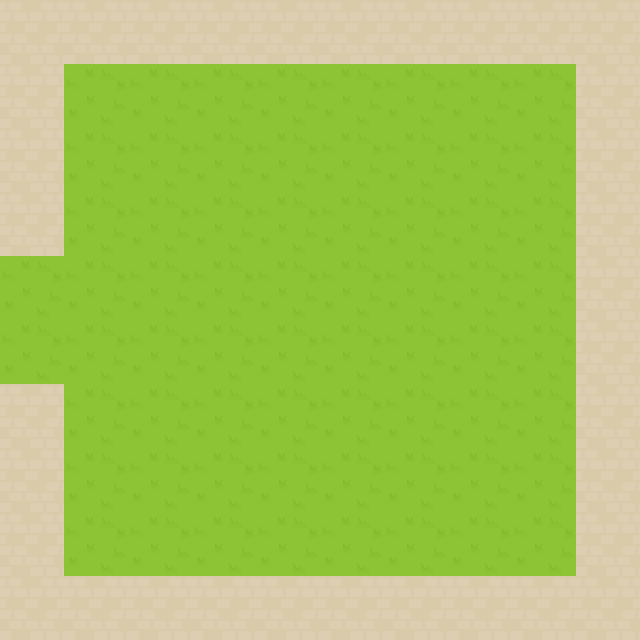

This game map was drawn from its Tiled (.tmx) file and the tilesets committed beside it. A one-line description and the trimmed map source follow:
An orthogonal 10x10 tile map with 64x64 px tiles, 1 tile layer (Background) and 7 objects (SpawnPoint, Portal).

<map version="1.0" orientation="orthogonal" renderorder="right-down" width="10" height="10" tilewidth="64" tileheight="64" nextobjectid="13">
 <properties>
  <property name="ID" value="3" />
 </properties>
 <tileset firstgid="1" name="rpg-tiles-64" tilewidth="64" tileheight="64" tilecount="260">
  <image source="rpg-tiles-64.png" width="1280" height="832" />
 </tileset>
 <layer name="Background" width="10" height="10">
  <data>[100 cells, 100 non-empty, 2 distinct tile ids]</data>
 </layer>
 <objectgroup name="ObjectData">
  <object id="1" name="SpawnPoint" x="16" y="304" width="32" height="32">
   <properties>
    <property name="ID" value="W" />
   </properties>
  </object>
  <object id="2" name="Portal" x="-32" y="256" width="32" height="128">
   <properties>
    <property name="Room" value="1" />
    <property name="Spawn" value="E" />
   </properties>
  </object>
 </objectgroup>
 <objectgroup name="PhysicsData">
  <object id="4" x="0" y="0" width="640" height="64" />
  <object id="5" x="0" y="64" width="64" height="192" />
  <object id="6" x="64" y="576" width="576" height="64" />
  <object id="7" x="576" y="64" width="64" height="512" />
  <object id="9" x="0" y="384" width="64" height="256" />
 </objectgroup>
</map>
